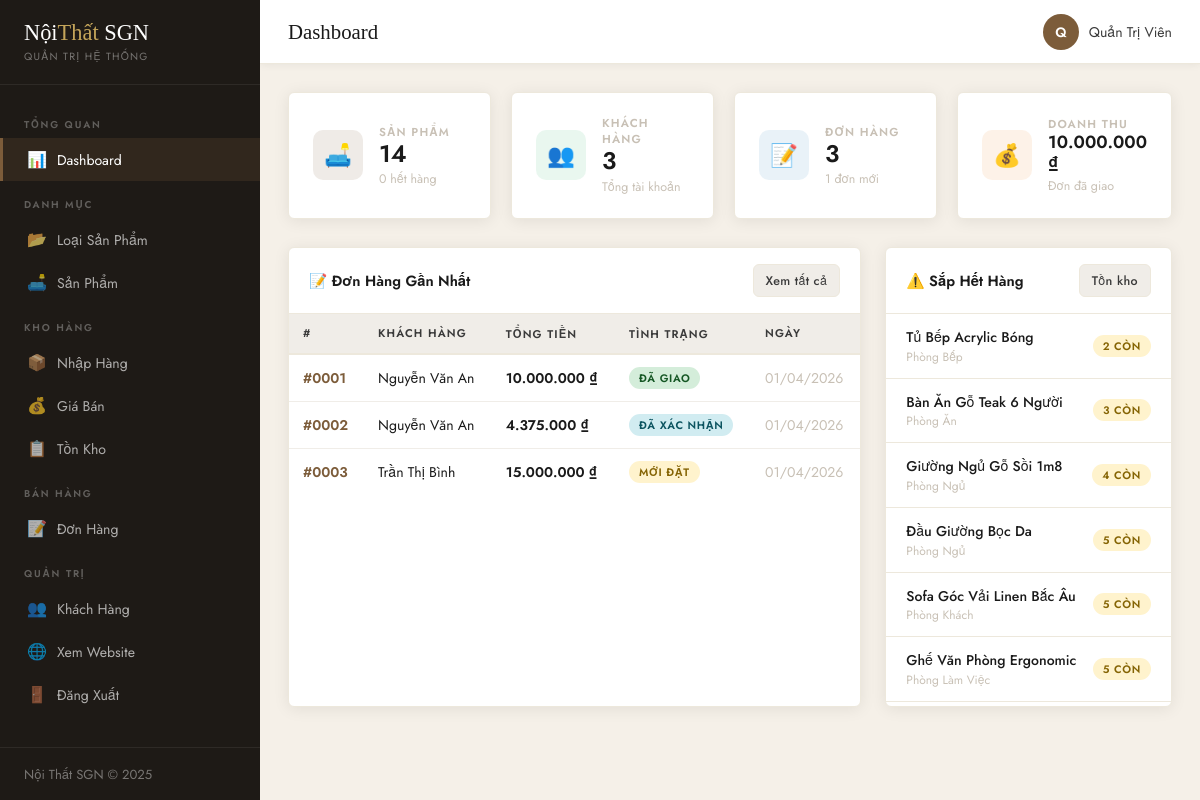
The page /admin/index.php (signed in) on the database its author committed.
### tables this page shows
CREATE TABLE don_hang (
    ma_dh       INT AUTO_INCREMENT PRIMARY KEY,
    ma_kh       INT NOT NULL,
    ngay_dat    DATETIME DEFAULT CURRENT_TIMESTAMP,
    ho_ten_giao VARCHAR(100) NOT NULL,
    dien_thoai_giao VARCHAR(20),
    dia_chi_giao VARCHAR(255) NOT NULL,
    phuong_xa   VARCHAR(100),
    quan_huyen  VARCHAR(100),
    tinh_tp     VARCHAR(100),
    hinh_thuc_tt ENUM('tien_mat','chuyen_khoan','truc_tuyen') DEFAULT 'tien_mat',
    tong_tien   DECIMAL(15,2) DEFAULT 0,
    trang_thai  ENUM('moi_dat','da_xac_nhan','da_giao','da_huy') DEFAULT 'moi_dat',
    ghi_chu     TEXT,
    FOREIGN KEY (ma_kh) REFERENCES khach_hang(ma_kh)
);

CREATE TABLE khach_hang (
    ma_kh       INT AUTO_INCREMENT PRIMARY KEY,
    ho_ten      VARCHAR(100) NOT NULL,
    email       VARCHAR(150) NOT NULL UNIQUE,
    mat_khau    VARCHAR(255) NOT NULL,
    dien_thoai  VARCHAR(20),
    dia_chi     VARCHAR(255),
    phuong_xa   VARCHAR(100),
    quan_huyen  VARCHAR(100),
    tinh_tp     VARCHAR(100),
    trang_thai  TINYINT(1) DEFAULT 1 COMMENT '1=active, 0=khóa',
    created_at  DATETIME DEFAULT CURRENT_TIMESTAMP
);

CREATE TABLE ton_kho (
    ma_sp       INT PRIMARY KEY,
    so_luong    INT DEFAULT 0,
    gia_von     DECIMAL(15,2) DEFAULT 0 COMMENT 'Giá nhập bình quân',
    updated_at  DATETIME DEFAULT CURRENT_TIMESTAMP ON UPDATE CURRENT_TIMESTAMP,
    FOREIGN KEY (ma_sp) REFERENCES san_pham(ma_sp)
);

CREATE TABLE san_pham (
    ma_sp       INT AUTO_INCREMENT PRIMARY KEY,
    ma_loai     INT NOT NULL,
    ten_sp      VARCHAR(200) NOT NULL,
    mo_ta       TEXT,
    don_vi_tinh VARCHAR(30) DEFAULT 'Cái',
    hinh        VARCHAR(255),
    tl_loi_nhuan DECIMAL(5,2) DEFAULT 20.00 COMMENT '% lợi nhuận mặc định',
    trang_thai  TINYINT(1) DEFAULT 1 COMMENT '1=đang bán, 0=ẩn',
    created_at  DATETIME DEFAULT CURRENT_TIMESTAMP,
    FOREIGN KEY (ma_loai) REFERENCES loai_sp(ma_loai) ON UPDATE CASCADE
);

CREATE TABLE loai_sp (
    ma_loai     INT AUTO_INCREMENT PRIMARY KEY,
    ten_loai    VARCHAR(100) NOT NULL,
    mo_ta       TEXT,
    trang_thai  TINYINT(1) DEFAULT 1 COMMENT '1=hiện, 0=ẩn',
    created_at  DATETIME DEFAULT CURRENT_TIMESTAMP
);

### includes/functions.php (called while the page is built, shortened)
<?php
function trangThaiDH($status) {
    $map = [
        'moi_dat'     => ['label' => 'Mới đặt',     'class' => 'badge-warning'],
        'da_xac_nhan' => ['label' => 'Đã xác nhận', 'class' => 'badge-info'],
        'da_giao'     => ['label' => 'Đã giao',     'class' => 'badge-success'],
        'da_huy'      => ['label' => 'Đã hủy',      'class' => 'badge-danger'],
    ];
    return $map[$status] ?? ['label' => $status, 'class' => 'badge-secondary'];
}

### admin/index.php (the view, shortened to what this page needs)
<?php
require_once __DIR__ . '/includes/header.php';
$total_sp     = $conn->query("SELECT COUNT(*) FROM san_pham WHERE trang_thai=1")->fetch_row()[0];
$total_kh     = $conn->query("SELECT COUNT(*) FROM khach_hang")->fetch_row()[0];
$total_dh     = $conn->query("SELECT COUNT(*) FROM don_hang")->fetch_row()[0];
$doanh_thu    = $conn->query("SELECT COALESCE(SUM(tong_tien),0) FROM don_hang WHERE trang_thai='da_giao'")->fetch_row()[0];
$don_moi      = $conn->query("SELECT COUNT(*) FROM don_hang WHERE trang_thai='moi_dat'")->fetch_row()[0];
$het_hang     = $conn->query("SELECT COUNT(*) FROM ton_kho WHERE so_luong=0")->fetch_row()[0];
$recent_orders = $conn->query("
    SELECT dh.*, kh.ho_ten, kh.dien_thoai
    FROM don_hang dh JOIN khach_hang kh ON dh.ma_kh=kh.ma_kh
    ORDER BY dh.ngay_dat DESC LIMIT 8
");
$low_stock = $conn->query("
    SELECT sp.ten_sp, ls.ten_loai, tk.so_luong
    FROM ton_kho tk
    JOIN san_pham sp ON tk.ma_sp=sp.ma_sp
    JOIN loai_sp ls ON sp.ma_loai=ls.ma_loai
    WHERE tk.so_luong <= 5 AND sp.trang_thai=1
    ORDER BY tk.so_luong ASC LIMIT 6
");
function formatM($n){ return number_format($n,0,',','.').' ₫'; }
?>
<div class="stats-grid">
    <div class="stat-card">
        <div class="stat-icon brown">🛋️</div>
        <div class="stat-info">
            <small>Sản phẩm</small>
            <strong><?= number_format($total_sp) ?></strong>
            <span class="stat-sub"><?= $het_hang ?> hết hàng</span>
        </div>
    </div>
    <div class="stat-card">
        <div class="stat-icon green">👥</div>
        <div class="stat-info">
            <small>Khách hàng</small>
            <strong><?= number_format($total_kh) ?></strong>
            <span class="stat-sub">Tổng tài khoản</span>
        </div>
    </div>
    <div class="stat-card">
        <div class="stat-icon blue">📝</div>
        <div class="stat-info">
            <small>Đơn hàng</small>
            <strong><?= number_format($total_dh) ?></strong>
            <span class="stat-sub"><?= $don_moi ?> đơn mới</span>
        </div>
    </div>
    <div class="stat-card">
        <div class="stat-icon orange">💰</div>
        <div class="stat-info">
            <small>Doanh thu</small>
            <strong style="font-size:1.1rem;"><?= formatM($doanh_thu) ?></strong>
            <span class="stat-sub">Đơn đã giao</span>
        </div>
    </div>
</div>
<div style="display:grid;grid-template-columns:2fr 1fr;gap:24px;">
    <div class="admin-card">
        <div class="admin-card-header">
            <h3>📝 Đơn Hàng Gần Nhất</h3>
            <a href="<?= SITE_URL ?>/admin/orders.php" class="btn btn-sm btn-secondary">Xem tất cả</a>
        </div>
        <div style="overflow-x:auto;">
            <table class="data-table">
                <thead><tr><th>#</th><th>Khách hàng</th><th>Tổng tiền</th><th>Tình trạng</th><th>Ngày</th></tr></thead>
                <tbody>
                    <?php while ($dh = $recent_orders->fetch_assoc()):
                        $tt = trangThaiDH($dh['trang_thai']);
                    ?>
                    <tr>
                        <td><a href="<?= SITE_URL ?>/admin/orders.php?view=<?= $dh['ma_dh'] ?>" style="color:var(--walnut);font-weight:600;">#<?= str_pad($dh['ma_dh'],4,'0',STR_PAD_LEFT) ?></a></td>
                        <td><?= htmlspecialchars($dh['ho_ten']) ?></td>
                        <td class="fw-600"><?= formatM($dh['tong_tien']) ?></td>
                        <td><span class="badge <?= $tt['class'] ?>"><?= $tt['label'] ?></span></td>
                        <td class="text-muted"><?= date('d/m/Y', strtotime($dh['ngay_dat'])) ?></td>
                    </tr>
                    <?php endwhile; ?>
                </tbody>
            </table>
        </div>
    </div>
    <div class="admin-card">
        <div class="admin-card-header">
            <h3>⚠️ Sắp Hết Hàng</h3>
            <a href="<?= SITE_URL ?>/admin/inventory.php" class="btn btn-sm btn-secondary">Tồn kho</a>
        </div>
        <div style="padding:0 0 4px;">
            <?php if (!$low_stock->num_rows): ?>
            <p style="padding:20px;color:var(--gray-mid);text-align:center;font-size:0.88rem;">✅ Tất cả sản phẩm đang có hàng</p>
            <?php else: while ($sp = $low_stock->fetch_assoc()): ?>
            <div style="display:flex;justify-content:space-between;align-items:center;padding:12px 20px;border-bottom:1px solid var(--cream-dark);">
                <div>
                    <div style="font-size:0.88rem;font-weight:500;"><?= htmlspecialchars(mb_strimwidth($sp['ten_sp'],0,30,'...','UTF-8')) ?></div>
                    <div style="font-size:0.75rem;color:var(--gray-mid);"><?= htmlspecialchars($sp['ten_loai']) ?></div>
                </div>
                <span class="badge <?= $sp['so_luong']==0?'badge-danger':'badge-warning' ?>">
                    <?= $sp['so_luong'] ?> còn
                </span>
            </div>
            <?php endwhile; endif; ?>
        </div>
    </div>
</div>
<?php require_once __DIR__ . '/includes/footer.php'; ?>

### assets/css/admin.css (style rules this page uses)
:root { --sidebar-w: 260px; --header-h: 64px; --cream: #F7F2E9; --charcoal: #1A1A1A; --charcoal-mid:#3A3A3A; --walnut: #7C5C3A; --gold: #C4A55A; --white: #FFFFFF; --gray-light: #F0EDE8; --gray-mid: #C8C0B5; --red: #C0392B; --green: #27AE60; --blue: #2980B9; --sidebar-bg: #1E1A16; --sidebar-text:rgba(255,255,255,0.65); --sidebar-hover:rgba(255,255,255,0.08); --sidebar-active:#7C5C3A; --cream-dark: #EDE8DC; --shadow: 0 2px 16px rgba(0,0,0,0.08); --radius: 6px; --transition: all 0.25s ease; --font-body: 'Jost','Helvetica Neue',sans-serif; --font-display:'Cormorant Garamond',Georgia,serif; }
*, *::before, *::after { box-sizing:border-box; margin:0; padding:0; }
body { font-family:var(--font-body); background:#F5F0E8; color:var(--charcoal); font-size:14px; }
a { text-decoration:none; color:inherit; }
.stats-grid { display:grid; grid-template-columns:repeat(4,1fr); gap:20px; margin-bottom:28px; }
.stat-card { background:var(--white); border-radius:var(--radius); padding:22px 24px; border:1px solid var(--cream-dark); box-shadow:var(--shadow); display:flex; align-items:center; gap:16px; }
.stat-icon { width:50px; height:50px; border-radius:10px; display:flex; align-items:center; justify-content:center; font-size:1.4rem; flex-shrink:0; }
.stat-icon.brown { background:rgba(124,92,58,0.12); }
.stat-icon.green { background:rgba(39,174,96,0.1); }
.stat-icon.blue { background:rgba(41,128,185,0.1); }
.stat-icon.orange { background:rgba(230,126,34,0.1); }
.stat-info small { font-size:0.72rem; font-weight:600; letter-spacing:0.1em; text-transform:uppercase; color:var(--gray-mid); display:block; }
.stat-info strong { font-size:1.5rem; font-weight:600; display:block; line-height:1.2; }
.stat-info .stat-sub { font-size:0.78rem; color:var(--gray-mid); }
.admin-card { background:var(--white); border:1px solid var(--cream-dark); border-radius:var(--radius); box-shadow:var(--shadow); margin-bottom:24px; }
.admin-card-header { padding:16px 20px; border-bottom:1px solid var(--cream-dark); display:flex; align-items:center; justify-content:space-between; flex-wrap:wrap; gap:12px; }
.admin-card-header h3 { font-family:var(--font-body); font-size:0.92rem; font-weight:600; color:var(--charcoal); }
.data-table { width:100%; border-collapse:collapse; font-size:0.88rem; }
.data-table th { background:var(--gray-light); padding:11px 14px; text-align:left; font-size:0.7rem; font-weight:600; letter-spacing:0.1em; text-transform:uppercase; color:var(--charcoal-mid); border-bottom:2px solid var(--cream-dark); white-space:nowrap; }
.data-table td { padding:12px 14px; border-bottom:1px solid var(--gray-light); vertical-align:middle; }
.data-table tr:last-child td { border-bottom:none; }
.btn { display:inline-flex; align-items:center; gap:6px; padding:8px 16px; border-radius:var(--radius); font-size:0.82rem; font-weight:500; cursor:pointer; border:none; transition:var(--transition); letter-spacing:0.03em; }
.btn-sm { padding:6px 12px; font-size:0.78rem; }
.btn-secondary { background:var(--gray-light); color:var(--charcoal-mid); border:1px solid var(--cream-dark); }
.badge { display:inline-block; padding:3px 10px; border-radius:20px; font-size:0.68rem; font-weight:600; letter-spacing:0.06em; text-transform:uppercase; }
.badge-success { background:#D4EDDA; color:#155724; }
.badge-warning { background:#FFF3CD; color:#856404; }
.badge-info { background:#D1ECF1; color:#0C5460; }
.text-muted { color:var(--gray-mid); }
.fw-600 { font-weight:600; }

### rows shown on the page
don_hang: ma_dh "0001", ma_kh.ho_ten "Nguyễn Văn An", tong_tien "10.000.000 ₫", trang_thai "ĐÃ GIAO", ngay_dat "01/04/2026"
don_hang: ma_dh "0002", ma_kh.ho_ten "Nguyễn Văn An", tong_tien "4.375.000 ₫", trang_thai "ĐÃ XÁC NHẬN", ngay_dat "01/04/2026"
don_hang: ma_dh "0003", ma_kh.ho_ten "Trần Thị Bình", tong_tien "15.000.000 ₫", trang_thai "MỚI ĐẶT", ngay_dat "01/04/2026"
ton_kho: ma_sp.ten_sp "Tủ Bếp Acrylic Bóng", loai_sp.ten_loai "Phòng Bếp", so_luong "2"
ton_kho: ma_sp.ten_sp "Bàn Ăn Gỗ Teak 6 Người", loai_sp.ten_loai "Phòng Ăn", so_luong "3"
ton_kho: ma_sp.ten_sp "Giường Ngủ Gỗ Sồi 1m8", loai_sp.ten_loai "Phòng Ngủ", so_luong "4"
ton_kho: ma_sp.ten_sp "Đầu Giường Bọc Da", loai_sp.ten_loai "Phòng Ngủ", so_luong "5"
ton_kho: ma_sp.ten_sp "Sofa Góc Vải Linen Bắc Âu", loai_sp.ten_loai "Phòng Khách", so_luong "5"
ton_kho: ma_sp.ten_sp "Ghế Văn Phòng Ergonomic", loai_sp.ten_loai "Phòng Làm Việc", so_luong "5"

### other values the page prints
$page_title "Dashboard"
mb_substr($admin_name,0,1,'UTF-8') "Q"
$admin_name "Quản Trị Viên"
$total_sp "14"
$het_hang "0"
$total_kh "3"
$total_dh "3"
$don_moi "1"
formatM($doanh_thu) "10.000.000 ₫"
